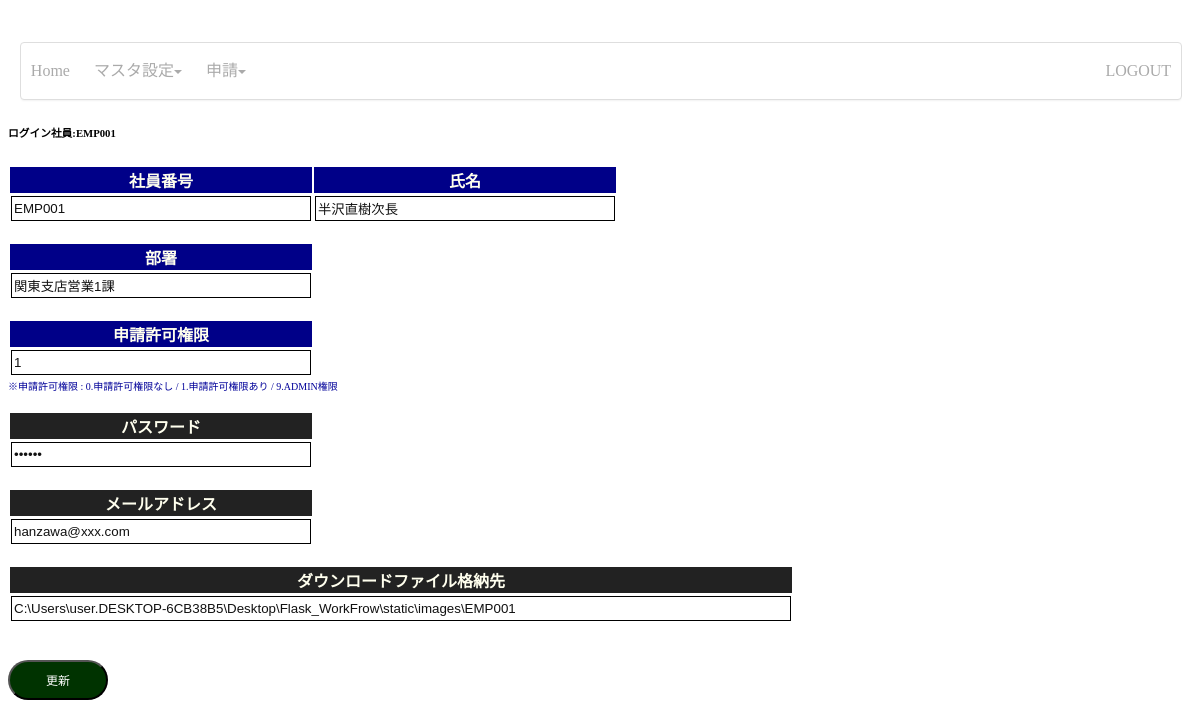
The app's page /m_syain?id=EMP001 with its own data.
### flaski/models.py (models this page shows)
class M_Syain(Base):
    __tablename__ = 'M_Syain'
    id = Column(String(6), nullable=False, primary_key=True)
    name = Column(String(40), nullable=False)
    busyo = Column(String(6))
    password = Column(String(40), nullable=False)
    authority = Column(Integer)
    mail = Column(String(100))
    path_folder = Column(String(250))
    path_doc = Column(String(250))
    torokud = Column(DateTime, default=datetime.now())
    koshind = Column(DateTime, default=datetime.now())

class M_Busyo(Base):
    __tablename__ = 'M_Busyo'
    busyoid = Column(String(5), nullable=False, primary_key=True)
    busyoname = Column(String(60))

### templates/msts/mst.py (the view)
@M_MST.route('/m_syain', methods=['POST', 'GET']) #blueprintを使う場合、ここは「app.route」ではないので注意！自分の定義したモジュール名を書くこと！
def MST_SYAIN_NOT_ADMIN():
    if request.method == 'POST':
        select_yesno = request.form.get('flg_yes_no')
        getid = request.form['syain_no']
        url = "/m_syain?id={0}".format(getid)
        Syain=session.query(M_Syain).filter(M_Syain.id == getid).first()
        Syain.password = request.form['password']
        Syain.mail = request.form['mail']
        Syain.path_doc = request.form['doc_path']
        if select_yesno == 'YES':    #Javascriptで表示した確認ダイアログで「はい」を選択した場合
           try:
              session.commit()
           except:
              flash('DB更新中にエラーが発生しました(社員マスタ)。更新する項目をチェックしてください')
              return redirect(url)
           finally:
              session.close()
           return redirect(url)
        else:    #キャンセルの場合
           pass
    else:
        getid = request.args.get('id')
        Syain = M_Syain.query.filter(M_Syain.id==getid).first()
        print('取得した権限は' + str(Syain.authority))
        if Syain.authority == 9:    #Admin権限
           print('権限9のページ')
           url = "/m_syain_admin?id={0}".format(getid)
           return redirect(url)
        else:
           print('権限9以外のページ')
           Empstr =session.query(M_Syain, M_Busyo).filter(M_Syain.busyo == M_Busyo.busyoid).filter(M_Syain.id==getid).all()
           session.close()
           return render_template('msts/m_syain.html', Syainstr=Empstr,ID=getid,TITLE='社員マスタ')

### templates/msts/m_syain.html (shortened to what this page needs)
﻿{% extends 'menu_header.html' %}
{% block body %}
<body>
         <form action="/m_syain" method="post">
        {% for Empstr in Syainstr %}
        <table>
        <tr>
          <th class="sk_detail_h_s_readonly" >社員番号</th>
          <th class="sk_detail_h_s_readonly" >氏名</th>
        </tr>
        <tr>
          <td><input readonly type="text" id="syain_no" name="syain_no"  class="sk_detail_t_s_readonly"  value={{ Empstr.M_Syain.id }}></td>
          <td><input readonly type="text" id="shinsei_no" name="shinsei_no"  class="sk_detail_t_s_readonly" value={{ Empstr.M_Syain.name }}></td>
        </tr>
        </table>
        <br>
        <table>
        <tr>
          <th class="sk_detail_h_s_readonly" >部署</th>
        </tr>
        <tr>
          <td><input readonly type="text" id="root_id" name="root_id"  class="sk_detail_t_s_readonly" value={{ Empstr.M_Busyo.busyoname }}></td>
        </tr>
        </table>
        <br>
        <table>
        <tr>
          <th class="sk_detail_h_s_readonly" >申請許可権限</th>
        </tr>
        <tr>
          <td><input readonly type="text" id="root_id" name="root_id"  class="sk_detail_t_s_readonly" value={{ Empstr.M_Syain.authority }}></td>
        </tr>
        </table>
        <font size="1" color="#000099">※申請許可権限 : 0.申請許可権限なし / 1.申請許可権限あり / 9.ADMIN権限</font><br>
        <br>
        <table>
        <tr>
          <th class="k_head_small" >パスワード</th>
        </tr>
        <tr>
          <td><input  type="password" id="password" name="password"  class="k_title_small" value={{ Empstr.M_Syain.password }} maxlength="40"></td>
        </tr>
        </table>
        <br>
        <table>
        <tr>
          <th class="k_head_small" >メールアドレス</th>
        </tr>
        <tr>
          <td><input  type="text" id="mail" name="mail"  class="k_title_small" value={{ Empstr.M_Syain.mail }} maxlength="100"></td>
        </tr>
        </table>
        <br>
        <table>
        <tr>
          <th class="k_head" >ダウンロードファイル格納先</th>
        </tr>
        <tr>
          <td><input  type="text" id="doc_path" name="doc_path" class="k_title" maxlength="250" placeholder="※250文字まで入力可" value={{ Empstr.M_Syain.path_doc }}></td>
        </tr>
        </table>
        <br>
        {% endfor %}
        <br>
        <td><input type="submit" name="btnsubmit" id="btnsubmit"  class="btn-delete" value="更新" style="width: 100px; height: 40px;" ></td>
        </form>
{% endblock %}

### static/css/menu_header.css (style rules this page uses)
body { background-color: white; }
.k_head_small { width: 100px; height: 20px; color:#FFFFEE ; background-color:#222222; border: 0px solid #222222; }
.k_title_small { width: 300px; height: 25px; background-color: #WHITE; color:#111111; border: 1px solid #000000; }
.k_head { width: 780px; height: 20px; color:#FFFFEE; background-color:#222222; border: 0px solid #222222; }
.k_title { width: 780px; height: 25px; background-color: #WHITE; color:#111111; border: 1px solid #000000; }
.btn-delete { font-size:12px; color: #fff; background-color: #003300; border-radius: 20px; }
.sk_detail_h_s_readonly { width: 300px; height: 20px; color:#FFFFEE ; background-color:#000088; border: 0px solid #222222; }
.sk_detail_t_s_readonly { width: 300px; height: 25px; background-color: #WHITE; color:#111111; border: 1px solid #000000; }

### records on screen
M_Syain: syain_no "EMP001", shinsei_no "半沢直樹次長", root_id "関東支店営業1課", root_id "1", mail "hanzawa@xxx.com", doc_path "C:\\Users\\user.DESKTOP-6CB38B5\\Desktop\\Flask_WorkFrow\\static\\images\\EMP001"

### other values on screen
{{ ID }} "EMP001"
